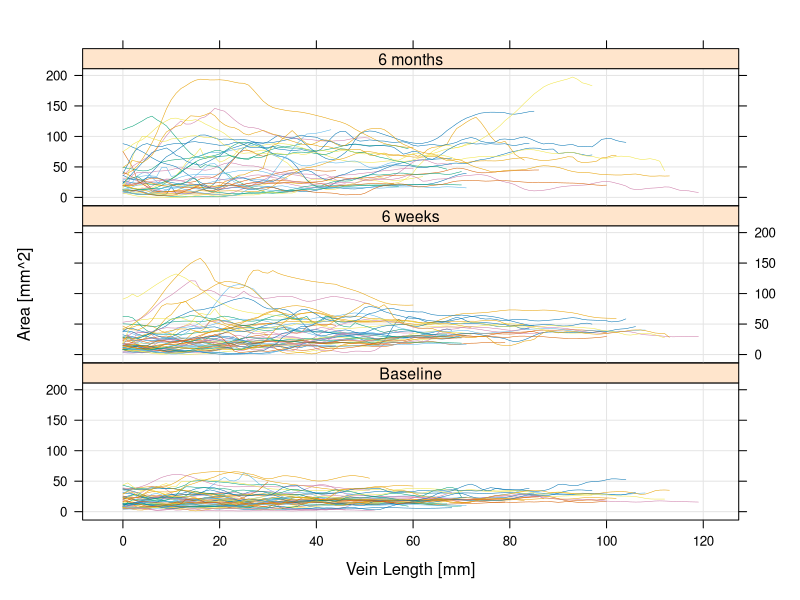
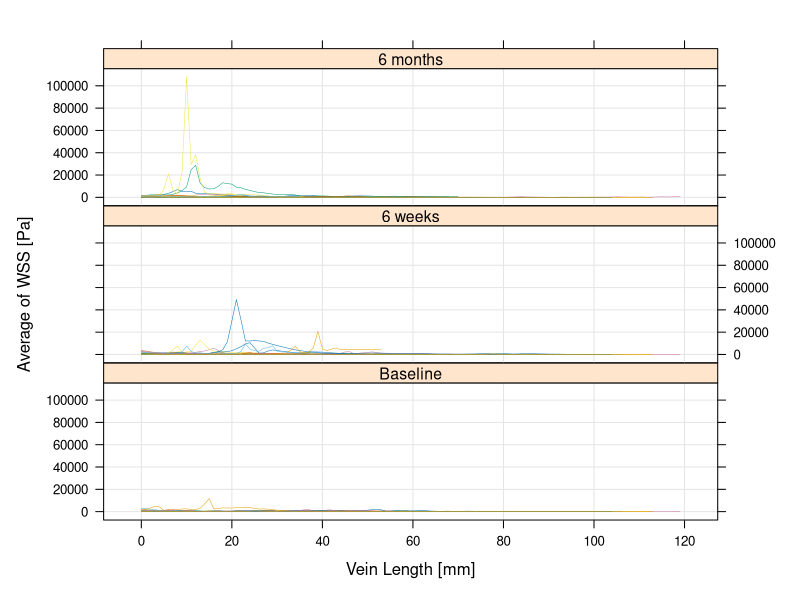
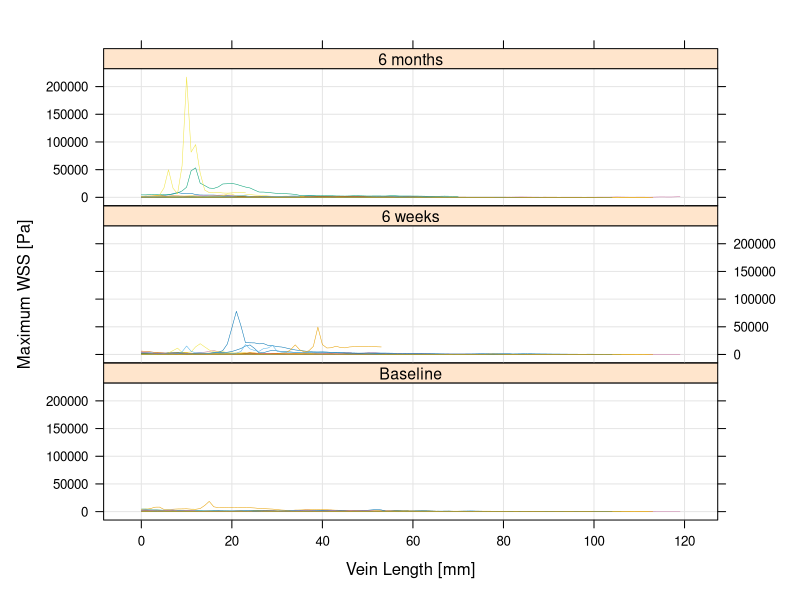
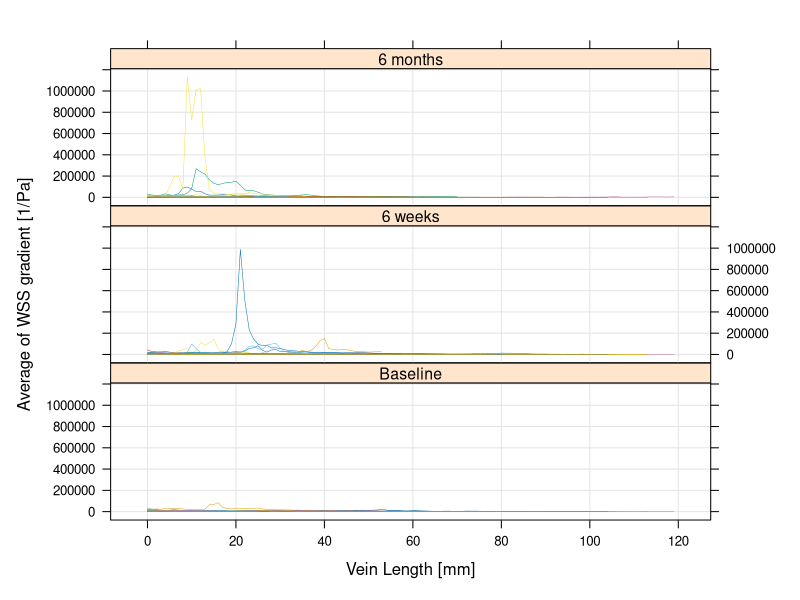
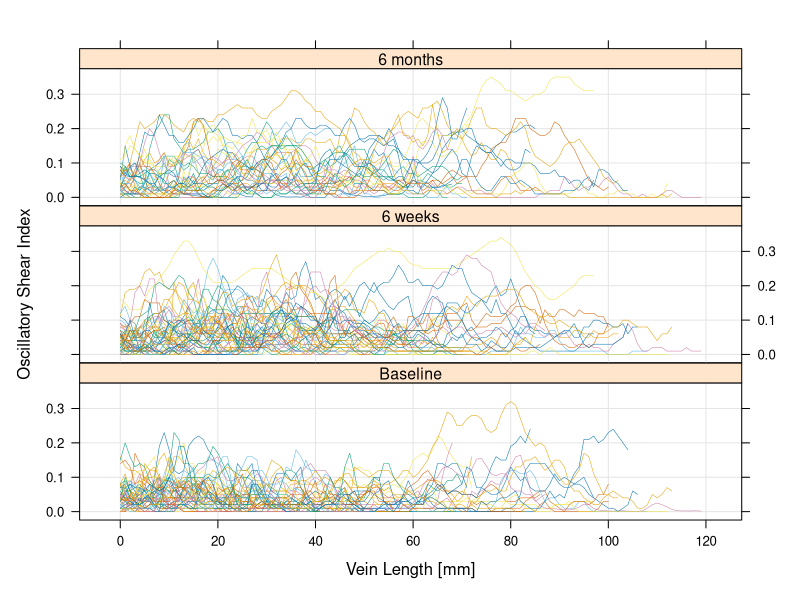

The R source for these figures, in order:
# Read the hemodynamic data set
Hemodynamics <- read.csv(file="Hemodynamics_Fistula-Vein.csv", head=TRUE, sep=",")
str(Hemodynamics)

## Load
library(lattice)
par(cex = .6)
options(scipen=999)  # turn-off scientific notation like 1e+48

#--Define plot titles:
lab.Scan.1 <- "Baseline"
lab.Scan.2 <- "6 weeks"
lab.Scan.3 <- "6 months"

#--Custom strip function:
my.strip <- function(which.given, which.panel, ...) {
  strip.labels <- c(lab.Scan.1, lab.Scan.2, lab.Scan.3)
  panel.rect(0, 0, 1, 1, col="#ffe5cc", border=1)
  panel.text(x=0.5, y=0.5, adj=c(0.5, 0.55), cex=0.95,
             lab=strip.labels[which.panel[which.given]])}

#Create and save plots
pdf(file="AllPatients_vein_Area.pdf")
xyplot(area ~ d.mm | Scan, data = Hemodynamics, groups = Patient, type = "l", lwd=0.5, grid = TRUE, 
       strip=my.strip, layout=c(1, 3, 1), xlab="Vein Length [mm]", ylab="Area [mm^2]")
dev.off()

pdf(file="AllPatients_vein_WSSave.pdf")
xyplot(WSSave ~ d.mm | Scan, data = Hemodynamics, groups = Patient, type = "l", lwd=0.5, grid = TRUE,
       strip=my.strip, layout=c(1, 3, 1), xlab="Vein Length [mm]", ylab="Average of WSS [Pa]")
dev.off()

pdf(file="AllPatients_vein_WSSmax.pdf")
xyplot(WSSmax ~ d.mm | Scan, data = Hemodynamics, groups = Patient, type = "l", lwd=0.5, grid = TRUE,
       strip=my.strip, layout=c(1, 3, 1), xlab="Vein Length [mm]", ylab="Maximum WSS [Pa]")
dev.off()

pdf(file="AllPatients_vein_WSSGave.pdf")
xyplot(WSSGave ~ d.mm | Scan, data = Hemodynamics, groups = Patient, type = "l", lwd=0.5, grid = TRUE,
       strip=my.strip, layout=c(1, 3, 1), xlab="Vein Length [mm]", ylab="Average of WSS gradient [1/Pa]")
dev.off()

pdf(file="AllPatients_vein_OSI.pdf")
xyplot(OSI ~ d.mm | Scan, data = Hemodynamics, groups = Patient, type = "l", lwd=0.5, grid = TRUE, 
       strip=my.strip, layout=c(1, 3, 1), xlab="Vein Length [mm]", ylab="Oscillatory Shear Index")
dev.off()